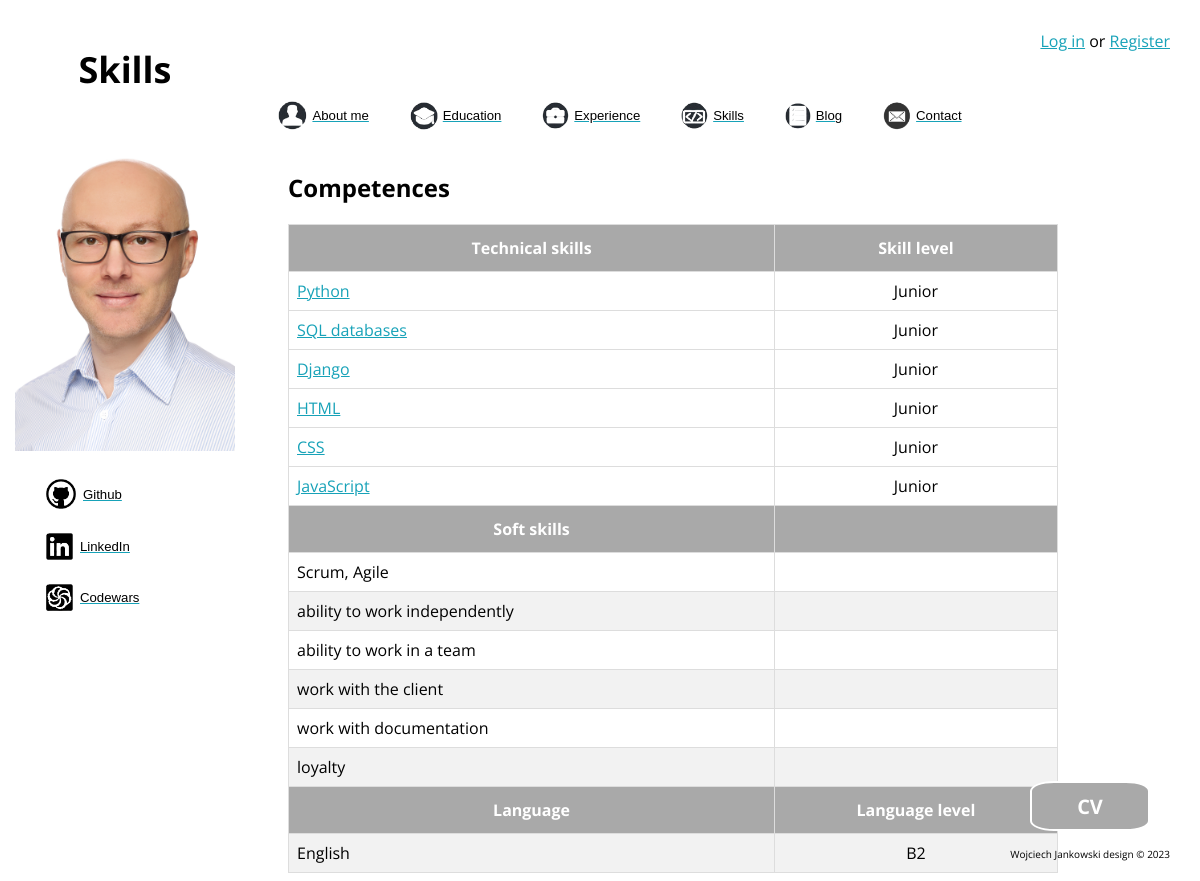
Page /about/skills/ on the committed database.
### aboutme/models.py (models this page shows)
class Skill(models.Model):
    skill_name = models.CharField(max_length=30)
    skill_type = models.CharField(
        max_length=1, choices=(("t", "Technical"), ("s", "Soft")))
    skill_level = models.CharField(max_length=1, blank=True, choices=(("b", "Basic"), ("a", "Advanced"),
                                            ("i", "Intermediate"), ("j", "Junior"), ("m", "Mid"), ("s", "Senior")))
    class Meta:
        verbose_name = "Skill"
        verbose_name_plural = "Skills"
        ordering = ['-pk']

class Language(models.Model):
    language_name = models.CharField(max_length=30)
    language_level = models.CharField(max_length=30)
    class Meta:
        verbose_name = "Language"
        verbose_name_plural = "Languages"

### aboutme/views.py (the view)
# urls.py: path('skills/', views.SkillsView.as_view(), name="skills"),
class SkillsView(ListView):
    model = Language
    fields = "__all__"
    template_name = "aboutme/skills.html"
    def get_context_data(self, **kwargs):
        context = super().get_context_data(**kwargs)
        context['skills_s'] = Skill.objects.filter(skill_type="s")
        context['skills_t'] = Skill.objects.filter(skill_type="t")
        context['site_name'] = "Skills"
        return context

### aboutme/templates/aboutme/skills.html
{% extends "aboutme/base.html" %}
{% load static %}
{% block main_content %}
<div class="container">
    <h2>Competences</h2>
    <table id="data">
        <thead>
            <tr>
                <th>Technical skills</th>
                <th>Skill level</th>
            </tr>
        </thead>
        <tbody>
            {% for skill in skills_t %}
            <tr>
                <td><a href="{% if skill.skill_name == 'Python' %}
                               {% url 'aboutme:python' %}
                             {% elif skill.skill_name == 'SQL databases' %}
                               {% url 'aboutme:sql' %}
                             {% elif skill.skill_name == 'Django' %}
                               {% url 'aboutme:django' %}
                             {% elif skill.skill_name == 'HTML' %}
                               {% url 'aboutme:html' %}
                             {% elif skill.skill_name == 'CSS' %}
                               {% url 'aboutme:css' %}
                             {% elif skill.skill_name == 'JavaScript' %}
                               {% url 'aboutme:js' %}
                           {% endif %}"> {{ skill.skill_name }} </a></td>
                <td style="text-align: center;">{{ skill.get_skill_level_display }}</td>
            <tr>
                {% endfor %}
                <th>Soft skills</th>
                <th></th>
            </tr>
            {% for skill in skills_s %}
            <tr>
                <td>{{ skill.skill_name }}</td>
                <td></td>
            </tr>
            {% endfor %}
            <th>Language</th>
            <th>Language level</th>
            </tr>
            {% for language in object_list %}
            <tr>
                <td>{{ language.language_name }}</td>
                <td style="text-align: center;">{{ language.language_level }}</td>
            </tr>
            {% endfor %}
        </tbody>
    </table>
</div>
<a href="{% static 'aboutme/files/cv.pdf' %}"><button class="button">CV</button></a>
{% endblock %}

### aboutme/static/aboutme/css/style.css (style rules this page uses)
html { font-family: 'Open Sans', sans-serif; }
body { background-size: 100% 100%; background-repeat: no-repeat; background-position: top; background-attachment: fixed; }
.button { position: fixed; bottom: 50px; right: 50px; background-color: darkgrey; border: 2px solid white; border-radius: 20%; width: 120px; height: 50px; font-size: 20px; color: white; font-weight: bold; cursor: pointer; transition: all 0.25s; font-family: 'Open Sans', sans-serif; }
.container { width: 65%; height: auto; margin-left:280px; margin-top:40px; }
#data { border-collapse: collapse; width: 100%; border-radius: 10%; }
#data td, #data th { border: 1px solid #ddd; padding: 8px; }
#data tr:nth-child(even) { background-color: #f2f2f2; }
#data th { padding-top: 12px; padding-bottom: 12px; text-align: center; background-color: darkgrey; color: white; }
a { color: #17a2b8; }

### rows in the picture
Skill: skill_name "Python", skill_level "Junior"
Skill: skill_name "SQL databases", skill_level "Junior"
Skill: skill_name "Django", skill_level "Junior"
Skill: skill_name "HTML", skill_level "Junior"
Skill: skill_name "CSS", skill_level "Junior"
Skill: skill_name "JavaScript", skill_level "Junior"
Skill: skill_name "Scrum, Agile"
Skill: skill_name "ability to work independently"
Skill: skill_name "ability to work in a team"
Skill: skill_name "work with the client"
Skill: skill_name "work with documentation"
Skill: skill_name "loyalty"
Language: language_name "English", language_level "B2"

### other values in the picture
{{ site_name }} "Skills"
